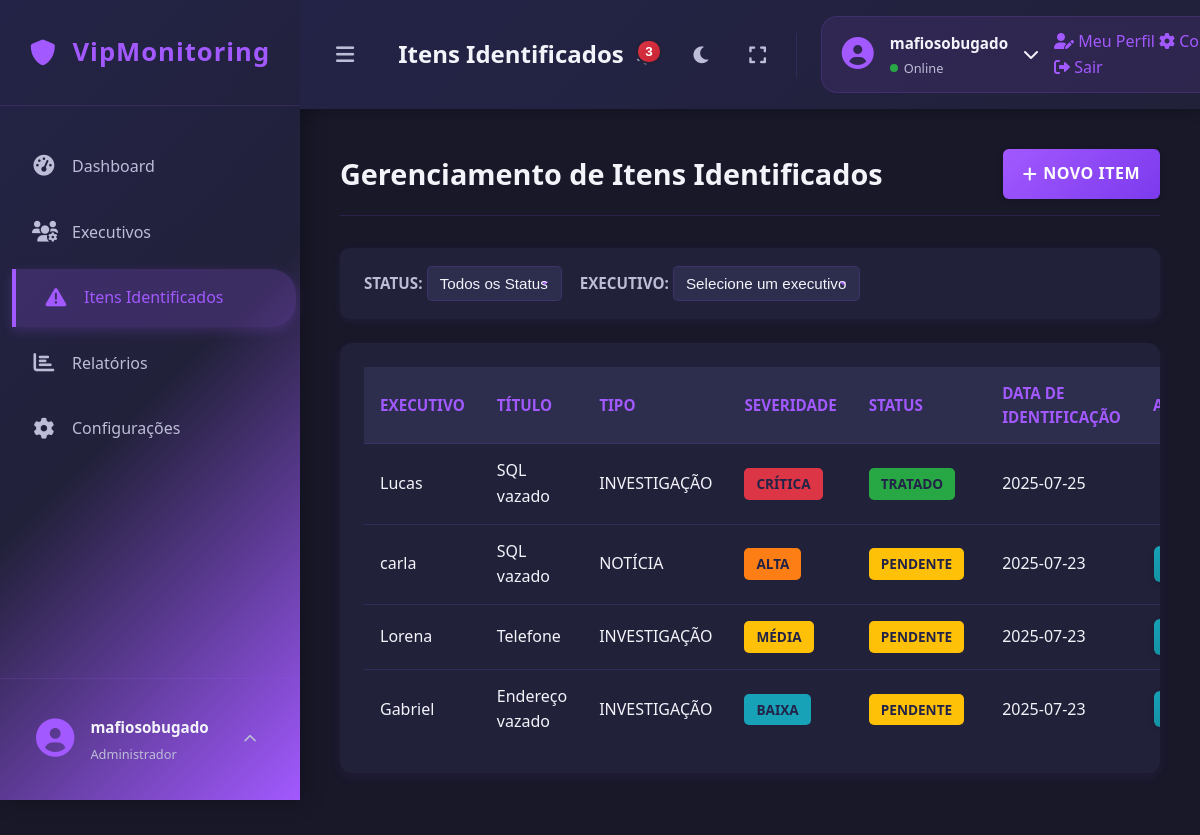
Screenshot of /items (signed in) with the database file from the repository.
### tables this page shows
CREATE TABLE users (
            id INTEGER PRIMARY KEY AUTOINCREMENT,
            username TEXT NOT NULL UNIQUE,
            email TEXT NOT NULL UNIQUE,
            password TEXT NOT NULL
        );

CREATE TABLE items (
            id INTEGER PRIMARY KEY AUTOINCREMENT,
            executive_id INTEGER NOT NULL,
            title TEXT NOT NULL,
            description TEXT,
            type TEXT NOT NULL, -- Ex: CREDENTIAL, DOCUMENTO, TELEFONE, EMAIL, ENDERECO
            severity TEXT NOT NULL, -- Ex: BAIXA, MEDIA, ALTA, CRITICA
            status TEXT NOT NULL, -- Ex: PENDENTE, TRATADO, IGNORADO
            identified_date TEXT NOT NULL, image_filename TEXT, -- Data no formato YYYY-MM-DD
            FOREIGN KEY (executive_id) REFERENCES executives (id) ON DELETE CASCADE
        );

CREATE TABLE executives (
            id INTEGER PRIMARY KEY AUTOINCREMENT,
            name TEXT NOT NULL,
            email TEXT NOT NULL UNIQUE,
            role TEXT,
            department TEXT,
            risk_score REAL DEFAULT 0.0,
            risk_level TEXT DEFAULT 'NENHUM'
        );

### app.py (the view)
@app.route('/items')
@login_required
def items():
    all_executives = database.get_all_executives() # Para o filtro de executivos
    all_items = database.get_all_items()
    return render_template('items.html', items=all_items, executives=all_executives, active_page='items')

### app.py (called while the page is built)
@login_manager.user_loader
def load_user(user_id):
    try:
        return database.User.get(user_id)
    except Exception as e:
        print(f"Erro ao carregar usuário {user_id}: {e}")
        return None

### database.py (called while the page is built)
def get_db_connection():
    conn = sqlite3.connect(DATABASE)
    conn.row_factory = sqlite3.Row # Isso permite acessar colunas por nome
    return conn

def get_all_executives():
    conn = get_db_connection()
    executives = conn.execute('SELECT * FROM executives').fetchall()
    conn.close()
    return executives

def get_all_items():
    conn = get_db_connection()
    items = conn.execute('SELECT i.*, e.name as executive_name FROM items i JOIN executives e ON i.executive_id = e.id ORDER BY i.identified_date DESC').fetchall()
    conn.close()
    return items

    @staticmethod
    def get(user_id):
        conn = get_db_connection()
        user_data = conn.execute('SELECT * FROM users WHERE id = ?', (user_id,)).fetchone()
        conn.close()
        if user_data:
            return User(user_data['id'], user_data['username'], user_data['email'], user_data['password'])
        return None

### templates/items.html (shortened to what this page needs)
{% extends "base.html" %}
{% block page_title %}Itens Identificados{% endblock %}
{% block content %}
    <div class="content-header">
        <h1>Gerenciamento de Itens Identificados</h1>
        <a href="{{ url_for('add_item') }}" class="btn-action btn-add-new">
            <i class="fas fa-plus"></i> Novo Item
        </a>
    </div>
    <div class="filter-section">
        <div class="form-group-inline">
            <label for="filterStatus">STATUS:</label>
            <select id="filterStatus" onchange="applyFilter()">
                <option value="Todos">Todos os Status</option>
            </select>
        </div>
        <div class="form-group-inline">
            <label for="filterExecutive">EXECUTIVO:</label>
            <select id="filterExecutive" onchange="applyFilter()">
                <option value="Todos">Selecione um executivo</option>
            </select>
        </div>
    </div>
    <div class="data-table-container">
        {% if items %}
        <table id="itemsTable">
            <thead>
                <tr>
                    <th>Executivo</th>
                    <th>Título</th>
                    <th>Tipo</th>
                    <th>Severidade</th>
                    <th>Status</th>
                    <th>Data de Identificação</th>
                    <th class="actions-col">Ações</th>
                </tr>
            </thead>
            <tbody>
                {% for item in items %}
                <tr data-status="{{ item.status }}" data-executive-id="{{ item.executive_id }}">
                    <td data-label="Executivo">{{ item.executive_name }}</td>
                    <td data-label="Título">
                        {{ item.title }}
                    </td>
                    <td data-label="Tipo">{{ item.type }}</td>
                    <td data-label="Severidade">
                        <span class="severity-tag severity-{{ item.severity | lower }}">{{ item.severity }}</span>
                    </td>
                    <td data-label="Status">
                        <span class="status-tag status-{{ item.status | lower }}">{{ item.status }}</span>
                    </td>
                    <td data-label="Data">{{ item.identified_date }}</td>
                    <td data-label="Ações" class="actions-col">
                        <div class="action-buttons-group">
                            <button class="btn-action btn-edit" onclick="openEditItemModal({{ item.id }}, {{ item.executive_id }}, '{{ item.title }}', '{{ item.description or '' }}', '{{ item.type }}', '{{ item.severity }}', '{{ item.status }}', '{{ item.identified_date }}')" title="Editar Item">
                            </button>
                        </div>
                    </td>
                </tr>
                {% endfor %}
            </tbody>
        </table>
        {% else %}
        <p>Nenhum item identificado cadastrado ainda. <a href="{{ url_for('add_item') }}">Adicione um agora!</a></p>
        {% endif %}
    </div>
{% endblock %}

### templates/base.html (shortened to what this page needs)
<!DOCTYPE html>
<html lang="pt-BR">
<head>
    <link rel="stylesheet" href="{{ url_for('static', filename='css/style.css') }}">
    <link rel="stylesheet" href="https://cdnjs.cloudflare.com/ajax/libs/font-awesome/6.0.0/css/all.min.css">
</head>
<body>
    <div class="app-container">
        <div class="sidebar">
            <div class="sidebar-header">
                <div class="app-logo">
                    <i class="fas fa-shield-alt"></i>
                    <span>VipMonitoring</span>
                </div>
            </div>
            <nav class="sidebar-nav">
                <ul>
                    <li class="nav-item {{ 'active' if active_page == 'dashboard' else '' }}">
                        <a href="{{ url_for('dashboard') }}">
                            <i class="fas fa-tachometer-alt"></i>
                            <span class="nav-text">Dashboard</span>
                        </a>
                    </li>
                    <li class="nav-item {{ 'active' if active_page == 'executives' else '' }}">
                        <a href="{{ url_for('executives') }}">
                            <i class="fas fa-users-cog"></i>
                            <span class="nav-text">Executivos</span>
                        </a>
                    </li>
                    <li class="nav-item {{ 'active' if active_page == 'items' else '' }}">
                        <a href="{{ url_for('items') }}">
                            <i class="fas fa-exclamation-triangle"></i>
                            <span class="nav-text">Itens Identificados</span>
                        </a>
                    </li>
                    <li class="nav-item {{ 'active' if active_page == 'reports' else '' }}">
                        <a href="{{ url_for('reports') }}">
                            <i class="fas fa-chart-bar"></i>
                            <span class="nav-text">Relatórios</span>
                        </a>
                    </li>
                    <li class="nav-item {{ 'active' if active_page == 'settings' else '' }}">
                        <a href="{{ url_for('settings') }}">
                            <i class="fas fa-cog"></i>
                            <span class="nav-text">Configurações</span>
                        </a>
                    </li>
                </ul>
            </nav>
            <div class="sidebar-footer">
                <div class="user-profile">
                    <div class="user-avatar">
                        <i class="fas fa-user-circle"></i>
                    </div>
                    <div class="user-info">
                        <span class="user-name">{{ current_user.username if current_user.is_authenticated else 'Usuário' }}</span>
                        <span class="user-role">Administrador</span>
                    </div>
                    <div class="user-menu">
                        <button class="user-menu-toggle" onclick="toggleUserMenu()">
                            <i class="fas fa-chevron-up"></i>
                        </button>
                    </div>
                </div>
            </div>
        </div>
        <div class="main-content">
            <nav class="navbar">
                <div class="navbar-left">
                    <button class="sidebar-toggle" onclick="toggleSidebar()">
                        <i class="fas fa-bars"></i>
                    </button>
                    <div class="page-title">
                        <h3>{% block page_title %}{% endblock %}</h3>
                    </div>
                </div>
                <div class="navbar-right">
                    <div class="navbar-actions">
                        <button class="action-btn" title="Notificações" onclick="toggleNotifications()">
                            <i class="fas fa-bell"></i>
                            <span class="notification-badge" id="notificationCount">3</span>
                        </button>
                        <button class="action-btn" title="Modo escuro" onclick="toggleDarkMode()">
                            <i class="fas fa-moon"></i>
                        </button>
                        <button class="action-btn" title="Tela cheia" onclick="toggleFullscreen()">
                            <i class="fas fa-expand"></i>
                        </button>
                    </div>
                    <div class="user-info-navbar" onclick="toggleNavUserMenu()">
                        <div class="user-avatar-small">
                            <i class="fas fa-user-circle"></i>
                        </div>
                        <div class="user-details">
                            <span class="user-name">{{ current_user.username if current_user.is_authenticated else 'Usuário' }}</span>
                            <span class="user-status online">Online</span>
                        </div>
                        <div class="user-chevron">
                            <i class="fas fa-chevron-down" id="navUserChevron"></i>
                        </div>
                        <div class="user-nav-dropdown" id="userNavDropdown">
                            <a href="#" class="nav-menu-item">
                                <i class="fas fa-user-edit"></i>
                                <span>Meu Perfil</span>
                            </a>
                            <a href="#" class="nav-menu-item">
                                <i class="fas fa-cog"></i>
                                <span>Configurações</span>
                            </a>
                            <a href="{{ url_for('logout') }}" class="nav-menu-item logout">
                                <i class="fas fa-sign-out-alt"></i>
                                <span>Sair</span>
                            </a>
                        </div>
                    </div>
                </div>
            </nav>
            <div class="content-area">
                {% block content %}{% endblock %}
            </div>
        </div>
    </div>
</body>
</html>

### rows the page displays
users: username "mafiosobugado"
items: executive_name "Lucas", title "SQL vazado", type "INVESTIGAÇÃO", severity "CRÍTICA", status "TRATADO", identified_date "2025-07-25"
items: executive_name "carla", title "SQL vazado", type "NOTÍCIA", severity "ALTA", status "PENDENTE", identified_date "2025-07-23"
items: executive_name "Lorena", title "Telefone", type "INVESTIGAÇÃO", severity "MÉDIA", status "PENDENTE", identified_date "2025-07-23"
items: executive_name "Gabriel", title "Endereço vazado", type "INVESTIGAÇÃO", severity "BAIXA", status "PENDENTE", identified_date "2025-07-23"
